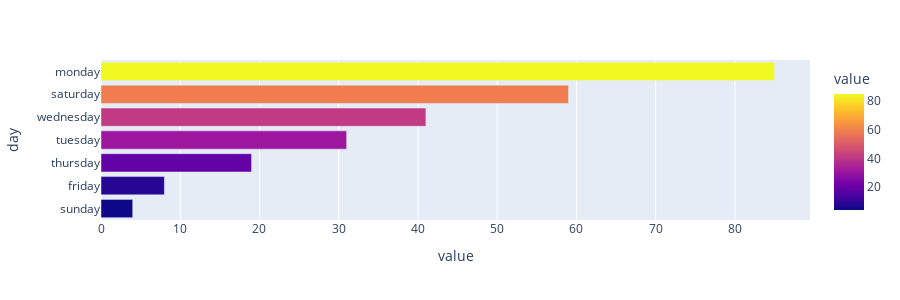
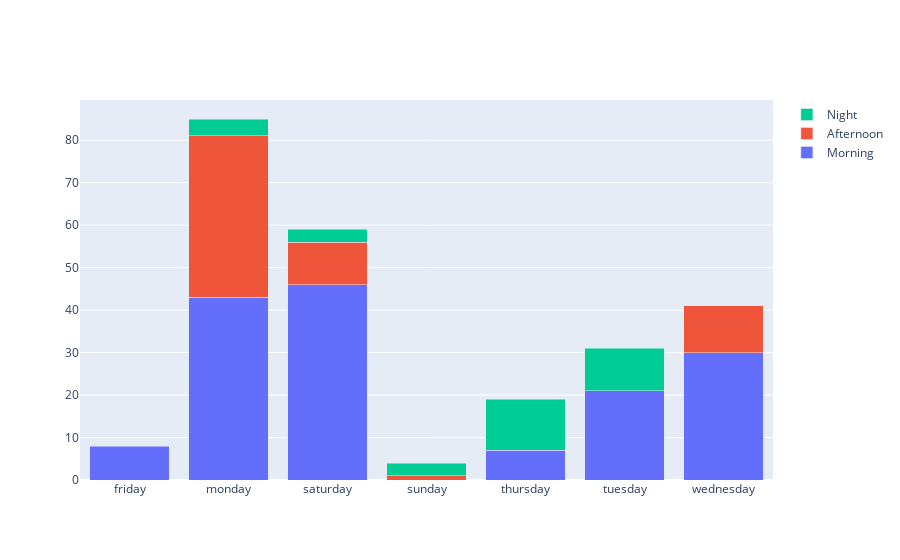

Write notebook code for charts like these, in order.
### Code cell
date_df = pd.DataFrame(date_dict.items(), columns=['day', 'value'])
date_df = date_df.sort_values(by='value')[['day', 'value']]
fig = px.bar(date_df, x=date_df['value'], y=date_df['day'],
             color=date_df['value'],
             orientation='h', height=300)
fig.show()

morning_df = pd.DataFrame(morning_dict.items(), columns=['day', 'morning_time'])
afternoon_df = pd.DataFrame(afternoon_dict.items(), columns=['day', 'afternoon_time'])
night_df = pd.DataFrame(night_dict.items(), columns=['day', 'night_time'])
# time_df = pd.DataFrame(time_dict.items(), columns=['time', 'value'])
# time_df = time_df.sort_values(by='value')[['time', 'value']]
# fig = px.bar(time_df, x=time_df['value'], y=time_df['time'],
#              color=time_df['value'],
#              orientation='h', height=300)
# fig.show()
combine_df = date_df.join(morning_df.set_index('day'), on='day')
combine_df = combine_df.join(afternoon_df.set_index('day'), on='day')
combine_df = combine_df.join(night_df.set_index('day'), on='day')

fig = go.Figure(go.Bar(x=combine_df['day'], y=combine_df['morning_time'], name='Morning'))
fig.add_trace(go.Bar(x=combine_df['day'], y=combine_df['afternoon_time'], name='Afternoon'))
fig.add_trace(go.Bar(x=combine_df['day'], y=combine_df['night_time'], name='Night'))

fig.update_layout(barmode='stack', xaxis={'categoryorder': 'category ascending'})
fig.show()
x = 0

### Figure 1 — Plotly figure (JSON) as saved in the notebook; plotly's stock layout.template omitted (floating-point values rounded to 4 significant figures)
{"data": [{"alignmentgroup": "True", "hoverlabel": {"namelength": 0}, "hovertemplate": "value=%{marker.color}<br>day=%{y}", "legendgroup": "", "marker": {"color": [4, 8, 19, 31, 41, 59, 85], "coloraxis": "coloraxis"}, "name": "", "offsetgroup": "", "orientation": "h", "showlegend": false, "textposition": "auto", "type": "bar", "x": [4, 8, 19, 31, 41, 59, 85], "xaxis": "x", "y": ["sunday", "friday", "thursday", "tuesday", "wednesday", "saturday", "monday"], "yaxis": "y"}], "layout": {"barmode": "relative", "coloraxis": {"colorbar": {"title": {"text": "value"}}, "colorscale": [[0, "#0d0887"], [0.1111, "#46039f"], [0.2222, "#7201a8"], [0.3333, "#9c179e"], [0.4444, "#bd3786"], [0.5556, "#d8576b"], [0.6667, "#ed7953"], [0.7778, "#fb9f3a"], [0.8889, "#fdca26"], [1, "#f0f921"]]}, "height": 300, "legend": {"tracegroupgap": 0}, "margin": {"t": 60}, "xaxis": {"anchor": "y", "domain": [0, 1], "title": {"text": "value"}}, "yaxis": {"anchor": "x", "domain": [0, 1], "title": {"text": "day"}}}}

### Figure 2 — Plotly figure (JSON) as saved in the notebook; plotly's stock layout.template omitted (floating-point values rounded to 4 significant figures)
{"data": [{"name": "Morning", "type": "bar", "x": ["sunday", "friday", "thursday", "tuesday", "wednesday", "saturday", "monday"], "y": [null, 8, 7, 21, 30, 46, 43]}, {"name": "Afternoon", "type": "bar", "x": ["sunday", "friday", "thursday", "tuesday", "wednesday", "saturday", "monday"], "y": [1, null, null, null, 11, 10, 38]}, {"name": "Night", "type": "bar", "x": ["sunday", "friday", "thursday", "tuesday", "wednesday", "saturday", "monday"], "y": [3, null, 12, 10, null, 3, 4]}], "layout": {"barmode": "stack", "xaxis": {"categoryorder": "category ascending"}}}
